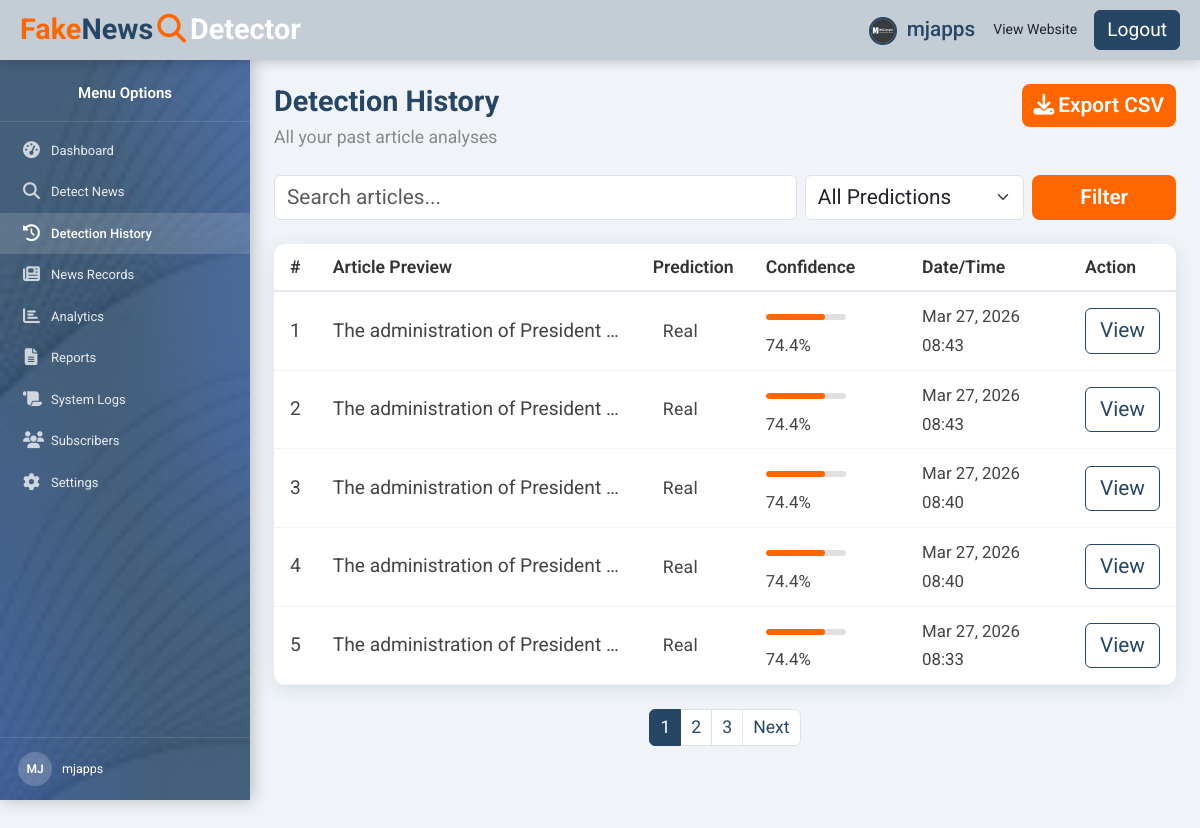
/dashboard/history (signed in), run on the app's committed database.
### models/user.py (models this page shows, shortened)
class User(UserMixin, db.Model):
    __tablename__ = 'users'
    id = db.Column(db.Integer, primary_key=True)
    full_name = db.Column(db.String(150), nullable=False)
    email = db.Column(db.String(150), unique=True, nullable=False)
    username = db.Column(db.String(80), unique=True, nullable=False)
    password_hash = db.Column(db.String(256), nullable=False)
    role = db.Column(db.String(20), nullable=False, default='user')
    is_active = db.Column(db.Boolean, nullable=False, default=True)
    created_at = db.Column(db.DateTime, nullable=False, default=datetime.utcnow)
    last_login = db.Column(db.DateTime, nullable=True)
    profile_photo = db.Column(db.String(256), nullable=True)
    reset_token = db.Column(db.String(100), nullable=True)
    reset_token_expiry = db.Column(db.DateTime, nullable=True)
    detections = db.relationship('DetectionHistory', backref='user', lazy=True)
    articles = db.relationship('NewsRecord', backref='user', lazy=True)
    logs = db.relationship('SystemLog', backref='user', lazy=True)
    @property
    def is_authenticated(self):
        return True

### models/detection.py (models this page shows, shortened)
class DetectionHistory(db.Model):
    __tablename__ = 'detection_history'
    id = db.Column(db.Integer, primary_key=True)
    user_id = db.Column(db.Integer, db.ForeignKey('users.id'), nullable=False)
    article_snippet = db.Column(db.Text, nullable=True)
    full_article = db.Column(db.Text, nullable=True)
    prediction = db.Column(db.String(20), nullable=False)  # Fake / Real / Uncertain / Invalid
    confidence = db.Column(db.Float, nullable=True)
    message = db.Column(db.String(300), nullable=True)
    detected_at = db.Column(db.DateTime, nullable=False, default=datetime.utcnow)

### routes/dashboard.py (the view)
@dashboard_bp.route('/history')
@login_required
def history():
    search = request.args.get('search', '').strip()
    filter_val = request.args.get('filter', '').strip()
    page = request.args.get('page', 1, type=int)
    query = DetectionHistory.query.filter_by(user_id=current_user.id)
    if search:
        query = query.filter(
            DetectionHistory.article_snippet.ilike(f'%{search}%')
        )
    if filter_val:
        query = query.filter_by(prediction=filter_val)
    detections = (
        query.order_by(DetectionHistory.detected_at.desc())
        .paginate(page=page, per_page=5, error_out=False)
    )
    return render_template(
        'dashboard/history.html',
        detections=detections,
        search=search,
        filter_val=filter_val,
    )

### app.py (called while the page is built)
@login_manager.user_loader
def load_user(user_id):
    from models.user import User
    return db.session.get(User, int(user_id))

### templates/dashboard/history.html (shortened to what this page needs)
{% extends "base_dashboard.html" %}
{% block page_content %}
<div class="page-header mb-4 d-flex justify-content-between align-items-start flex-wrap gap-2">
  <div>
    <h1 class="page-title">Detection History</h1>
    <p class="page-sub">All your past article analyses</p>
  </div>
  <a href="{{ url_for('dashboard.reports') }}" class="btn btn-orange-full" style="font-size:1.3rem; padding:6px 12px;"><i class="fa-solid fa-download me-1"></i>Export CSV</a>
</div>
<form method="GET" class="row g-2 mb-4 align-items-stretch">
  <div class="col-sm-7">
    <input type="text" name="search" class="form-control h-100" placeholder="Search articles..." value="{{ search }}" style="font-size:1.3rem;" />
  </div>
  <div class="col-sm-3">
    <select name="filter" class="form-select h-100" style="font-size:1.3rem;">
      <option value="" {% if not filter_val %}selected{% endif %}>All Predictions</option>
    </select>
  </div>
  <div class="col-sm-2 d-flex">
    <button type="submit" class="btn btn-orange-full w-100" style="font-size:1.3rem; padding:6px 12px;">Filter</button>
  </div>
</form>
<div class="dash-card">
  <div class="dash-card-body p-0">
    <div class="table-responsive">
      <table class="table dash-table mb-0">
        <thead>
          <tr><th>#</th><th>Article Preview</th><th>Prediction</th><th>Confidence</th><th>Date/Time</th><th>Action</th></tr>
        </thead>
        <tbody>
          {% for d in detections.items %}
          <tr>
            <td>{{ loop.index + (detections.page-1)*detections.per_page }}</td>
            <td style="max-width:320px" class="text-truncate">{{ (d.article_snippet or '')[:80] }}</td>
            <td><span class="pred-badge pred-{{ d.prediction|lower }}">{{ d.prediction }}</span></td>
            <td>
              <div class="mini-progress">
                <div class="mini-bar" style="width:{{ (d.confidence*100)|round(0)|int }}%"></div>
              </div>
              <small>{{ (d.confidence*100)|round(1) }}%</small>
            </td>
            <td><small>{{ d.detected_at.strftime('%b %d, %Y %H:%M') }}</small></td>
            <td>
              <button class="btn btn-sm btn-outline-navy view-btn"
                data-snippet="{{ d.article_snippet or '' }}"
                data-full="{{ d.full_article or '' }}"
                data-pred="{{ d.prediction }}"
                data-conf="{{ (d.confidence*100)|round(1) }}"
                data-date="{{ d.detected_at.strftime('%b %d, %Y %H:%M') }}"
                data-bs-toggle="modal" data-bs-target="#detailModal">
                View
              </button>
            </td>
          </tr>
          {% else %}
          <tr><td colspan="6" class="text-center text-muted py-5">No detections found.</td></tr>
          {% endfor %}
        </tbody>
      </table>
    </div>
  </div>
</div>
{% if detections.pages > 1 %}
<nav class="mt-4">
  <ul class="pagination justify-content-center">
    {% for p in detections.iter_pages() %}
      {% if p %}
        <li class="page-item {% if p==detections.page %}active{% endif %}">
          <a class="page-link" href="?page={{ p }}&search={{ search }}&filter={{ filter_val }}">{{ p }}</a>
        </li>
      {% else %}
        <li class="page-item disabled"><span class="page-link">&hellip;</span></li>
      {% endif %}
    {% endfor %}
    {% if detections.has_next %}
    <li class="page-item"><a class="page-link" href="?page={{ detections.next_num }}&search={{ search }}&filter={{ filter_val }}">Next</a></li>
    {% endif %}
  </ul>
</nav>
{% endif %}
{% endblock %}

### templates/base_dashboard.html (shortened to what this page needs)
<!DOCTYPE html>
<html lang="en">
<head>
  <link href="https://cdn.jsdelivr.net/npm/bootstrap@5.3.3/dist/css/bootstrap.min.css" rel="stylesheet" />
  <link href="https://cdnjs.cloudflare.com/ajax/libs/font-awesome/6.5.2/css/all.min.css" rel="stylesheet" />
  <link rel="stylesheet" href="{{ url_for('static', filename='css/dashboard.css') }}" />
</head>
<body class="dashboard-body">
  <nav class="dashboard-topbar">
    <div class="d-flex align-items-center gap-3">
      <a href="{{ url_for('public.home') }}" class="dash-logo-text text-decoration-none">
        <span class="logo-fake">Fake</span><span class="logo-news">News</span><i class="fa-solid fa-magnifying-glass mx-1 text-orange"></i><span class="logo-detector-w">Detector</span>
      </a>
    </div>
    <div class="d-flex align-items-center gap-2">
      <div class="dropdown">
        <button class="btn btn-link dash-username p-0 dropdown-toggle text-decoration-none" type="button" data-bs-toggle="dropdown" aria-expanded="false">
          {% if current_user.profile_photo %}
            <img src="{{ url_for('static', filename='images/profile_photos/' ~ current_user.profile_photo) }}"
                 alt="avatar" class="topbar-avatar me-1" />
          {% else %}
            <i class="fa-solid fa-circle-user me-1"></i>
          {% endif %}
          {{ current_user.username }}
        </button>
      </div>
      <a href="{{ url_for('public.home') }}" class="btn btn-outline-orange btn-sm">View Website</a>
      <a href="{{ url_for('auth.logout') }}" class="btn btn-dash-logout btn-sm">Logout</a>
    </div>
  </nav>
  <aside class="dashboard-sidebar" id="dashSidebar">
    <div class="sidebar-logo-area" style="text-align:center;">
      Menu Options
    </div>
    <nav class="sidebar-nav">
      <a href="{{ url_for('dashboard.index') }}"
         class="sidebar-item {% if request.endpoint == 'dashboard.index' %}active{% endif %}">
        <i class="fa-solid fa-gauge-high"></i> <span>Dashboard</span>
      </a>
      <a href="{{ url_for('dashboard.detect') }}"
         class="sidebar-item {% if request.endpoint == 'dashboard.detect' %}active{% endif %}">
        <i class="fa-solid fa-magnifying-glass"></i> <span>Detect News</span>
      </a>
      <a href="{{ url_for('dashboard.history') }}"
         class="sidebar-item {% if request.endpoint == 'dashboard.history' %}active{% endif %}">
        <i class="fa-solid fa-clock-rotate-left"></i> <span>Detection History</span>
      </a>
      <a href="{{ url_for('dashboard.records') }}"
         class="sidebar-item {% if request.endpoint == 'dashboard.records' %}active{% endif %}">
        <i class="fa-solid fa-newspaper"></i> <span>News Records</span>
      </a>
      <a href="{{ url_for('dashboard.analytics') }}"
         class="sidebar-item {% if request.endpoint == 'dashboard.analytics' %}active{% endif %}">
        <i class="fa-solid fa-chart-bar"></i> <span>Analytics</span>
      </a>
      <a href="{{ url_for('dashboard.reports') }}"
         class="sidebar-item {% if request.endpoint == 'dashboard.reports' %}active{% endif %}">
        <i class="fa-solid fa-file-lines"></i> <span>Reports</span>
      </a>
      <a href="{{ url_for('dashboard.logs') }}"
         class="sidebar-item {% if request.endpoint == 'dashboard.logs' %}active{% endif %}">
        <i class="fa-solid fa-scroll"></i> <span>System Logs</span>
      </a>
      <a href="{{ url_for('dashboard.subscribers') }}"
         class="sidebar-item {% if request.endpoint == 'dashboard.subscribers' %}active{% endif %}">
        <i class="fa-solid fa-users"></i> <span>Subscribers</span>
      </a>
      <a href="{{ url_for('dashboard.settings') }}"
         class="sidebar-item {% if request.endpoint == 'dashboard.settings' %}active{% endif %}">
        <i class="fa-solid fa-gear"></i> <span>Settings</span>
      </a>
    </nav>
    <div class="sidebar-user-info">
      <div class="user-avatar">{{ current_user.username[:2].upper() }}</div>
      <div>
        <div class="fw-500">{{ current_user.username }}</div>
      </div>
    </div>
  </aside>
  <main class="dashboard-main" id="dashMain">
    {% block page_content %}{% endblock %}
  </main>
</body>
</html>

### data on the page
User: profile_photo (picture), username "mjapps", username "MJ"
DetectionHistory: article_snippet "The administration of President…", prediction "Real", (d.confidence*100)|round(1) "74.4", detected_at "Mar 27, 2026 08:43"
DetectionHistory: article_snippet "The administration of President…", prediction "Real", (d.confidence*100)|round(1) "74.4", detected_at "Mar 27, 2026 08:43"
DetectionHistory: article_snippet "The administration of President…", prediction "Real", (d.confidence*100)|round(1) "74.4", detected_at "Mar 27, 2026 08:40"
DetectionHistory: article_snippet "The administration of President…", prediction "Real", (d.confidence*100)|round(1) "74.4", detected_at "Mar 27, 2026 08:40"
DetectionHistory: article_snippet "The administration of President…", prediction "Real", (d.confidence*100)|round(1) "74.4", detected_at "Mar 27, 2026 08:33"

### other printed values
{{ p }} "1" "2" "3"
